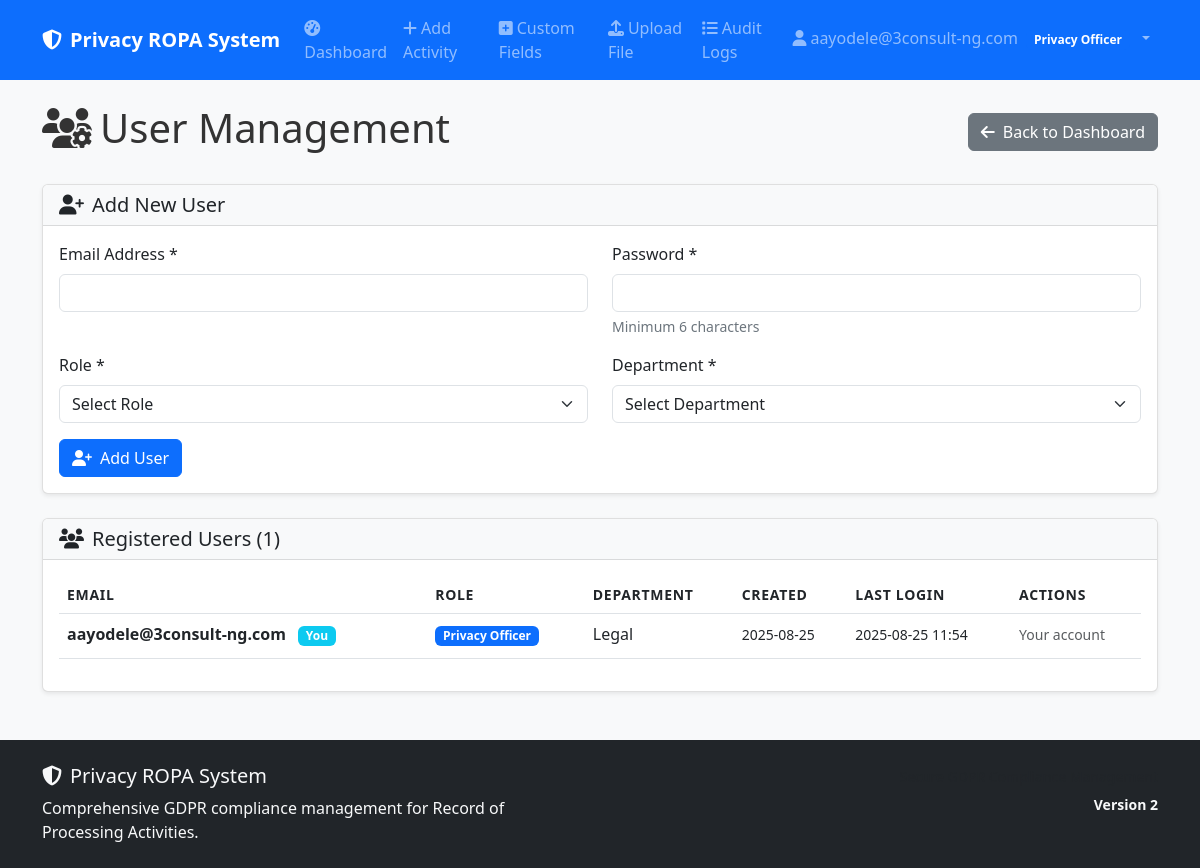
Page /user-management (signed in) on the earlier database version.
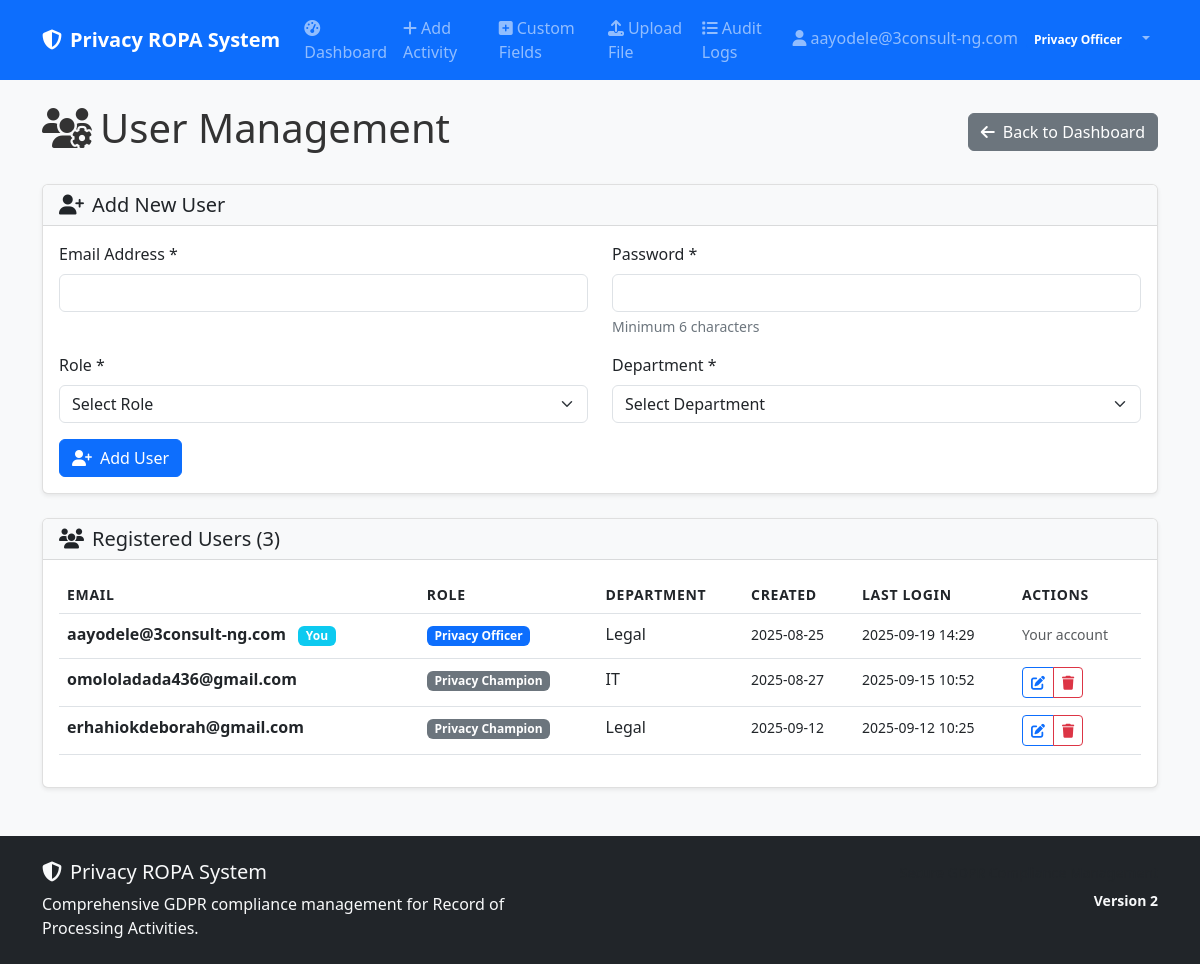
Same page on the later database version.
### models.py (models this page shows)
class User(UserMixin, db.Model):
    __tablename__ = 'users'
    id = db.Column(Integer, primary_key=True)
    email = db.Column(String(120), unique=True, nullable=False)
    password_hash = db.Column(String(256), nullable=False)
    role = db.Column(String(50), nullable=False, default='Privacy Champion')
    department = db.Column(String(100))
    created_at = db.Column(DateTime, default=datetime.utcnow)
    last_login = db.Column(DateTime)
    reset_token = db.Column(String(256), nullable=True)
    reset_token_expires = db.Column(DateTime, nullable=True)
    ropa_records = db.relationship('ROPARecord', foreign_keys='ROPARecord.created_by', backref='creator', lazy=True)

### app.py (the view)
@app.route('/user-management')
@login_required
def user_management():
    if current_user.role != 'Privacy Officer':
        abort(403)
    users = models.User.query.all()
    return render_template('user_management.html', users=users)

### app.py (called while the page is built)
@login_manager.user_loader
def load_user(user_id):
    return models.User.query.get(int(user_id))

### templates/user_management.html (shortened to what this page needs)
{% extends "base.html" %}
{% block content %}
<div class="d-flex justify-content-between align-items-center mb-4">
    <h1><i class="fas fa-users-cog me-2"></i>User Management</h1>
    <a href="{{ url_for('privacy_officer_dashboard') }}" class="btn btn-secondary">
        <i class="fas fa-arrow-left me-2"></i>Back to Dashboard
    </a>
</div>
<div class="card mb-4">
    <div class="card-header">
        <h5 class="mb-0">
            <i class="fas fa-user-plus me-2"></i>Add New User
        </h5>
    </div>
    <div class="card-body">
        <form method="POST" action="{{ url_for('add_user') }}">
            <div class="row">
                <div class="col-md-6 mb-3">
                    <label for="email" class="form-label">Email Address *</label>
                    <input type="email" class="form-control" id="email" name="email" required>
                </div>
                <div class="col-md-6 mb-3">
                    <label for="password" class="form-label">Password *</label>
                    <input type="password" class="form-control" id="password" name="password" required minlength="6">
                    <div class="form-text">Minimum 6 characters</div>
                </div>
            </div>
            <div class="row">
                <div class="col-md-6 mb-3">
                    <label for="role" class="form-label">Role *</label>
                    <select class="form-select" id="role" name="role" required>
                        <option value="">Select Role</option>
                    </select>
                </div>
                <div class="col-md-6 mb-3">
                    <label for="department" class="form-label">Department *</label>
                    <select class="form-select" id="department" name="department" required>
                        <option value="">Select Department</option>
                    </select>
                </div>
            </div>
            <button type="submit" class="btn btn-primary">
                <i class="fas fa-user-plus me-2"></i>Add User
            </button>
        </form>
    </div>
</div>
<div class="card">
    <div class="card-header">
        <h5 class="mb-0">
            <i class="fas fa-users me-2"></i>Registered Users ({{ users|length }})
        </h5>
    </div>
    <div class="card-body">
        {% if users %}
            <div class="table-responsive">
                <table class="table table-hover">
                    <thead>
                        <tr>
                            <th>Email</th>
                            <th>Role</th>
                            <th>Department</th>
                            <th>Created</th>
                            <th>Last Login</th>
                            <th>Actions</th>
                        </tr>
                    </thead>
                    <tbody>
                        {% for user in users %}
                        <tr>
                            <td>
                                <strong>{{ user.email }}</strong>
                                {% if user.id == current_user.id %}
                                    <span class="badge bg-info ms-2">You</span>
                                {% endif %}
                            </td>
                            <td>
                                <span class="badge bg-{% if user.role == 'Privacy Officer' %}primary{% else %}secondary{% endif %}">
                                    {{ user.role }}
                                </span>
                            </td>
                            <td>{{ user.department or 'N/A' }}</td>
                            <td>
                                <small>{{ user.created_at.strftime('%Y-%m-%d') if user.created_at else 'N/A' }}</small>
                            </td>
                            <td>
                                <small>{{ user.last_login.strftime('%Y-%m-%d %H:%M') if user.last_login else 'Never' }}</small>
                            </td>
                            <td>
                                {% if user.id != current_user.id %}
                                <div class="btn-group btn-group-sm" role="group">
                                    <button type="button" class="btn btn-outline-primary"
                                            onclick="editUser({{ user.id }}, '{{ user.email }}', '{{ user.role }}', '{{ user.department }}')">
                                        <i class="fas fa-edit"></i>
                                    </button>
                                    <button type="button" class="btn btn-outline-danger"
                                            onclick="deleteUser({{ user.id }}, '{{ user.email }}')">
                                        <i class="fas fa-trash"></i>
                                    </button>
                                </div>
                                {% else %}
                                <small class="text-muted">Your account</small>
                                {% endif %}
                            </td>
                        </tr>
                        {% endfor %}
                    </tbody>
                </table>
            </div>
        {% else %}
            <div class="text-center py-4">
                <i class="fas fa-users fa-3x text-muted mb-3"></i>
                <h5>No Users Found</h5>
                <p class="text-muted">Add the first user to get started.</p>
            </div>
        {% endif %}
    </div>
</div>
{% endblock %}

### templates/base.html (shortened to what this page needs)
<!DOCTYPE html>
<html lang="en" data-bs-theme="light">
<head>
    <link href="https://cdn.jsdelivr.net/npm/bootstrap@5.3.0/dist/css/bootstrap.min.css" rel="stylesheet">
    <link href="https://cdnjs.cloudflare.com/ajax/libs/font-awesome/6.4.0/css/all.min.css" rel="stylesheet">
    <link href="{{ url_for('static', filename='css/custom.css') }}" rel="stylesheet">
</head>
<body>
    <nav class="navbar navbar-expand-lg navbar-dark bg-primary">
        <div class="container">
            <a class="navbar-brand fw-bold" href="{{ url_for('index') }}">
                <i class="fas fa-shield-alt me-2"></i>Privacy ROPA System
            </a>
            {% if current_user.is_authenticated %}
            <div class="collapse navbar-collapse" id="navbarNav">
                <ul class="navbar-nav me-auto">
                    <li class="nav-item">
                        <a class="nav-link" href="{{ url_for('index') }}">
                            <i class="fas fa-tachometer-alt me-1"></i>Dashboard
                        </a>
                    </li>
                    <li class="nav-item">
                        <a class="nav-link" href="{{ url_for('add_activity') }}">
                            <i class="fas fa-plus me-1"></i>Add Activity
                        </a>
                    </li>
                    <li class="nav-item">
                        <a class="nav-link" href="{{ url_for('custom_tabs') }}">
                            <i class="fas fa-plus-square me-1"></i>Custom Fields
                        </a>
                    </li>
                    {% if current_user.role == 'Privacy Officer' %}
                    <li class="nav-item">
                        <a class="nav-link" href="{{ url_for('upload_file') }}">
                            <i class="fas fa-upload me-1"></i>Upload File
                        </a>
                    </li>
                    <li class="nav-item">
                        <a class="nav-link" href="{{ url_for('audit_logs') }}">
                            <i class="fas fa-list me-1"></i>Audit Logs
                        </a>
                    </li>
                    {% endif %}
                </ul>
                <ul class="navbar-nav">
                    <li class="nav-item dropdown">
                        <a class="nav-link dropdown-toggle" href="#" role="button" data-bs-toggle="dropdown">
                            <i class="fas fa-user me-1"></i>{{ current_user.email }}
                            <span class="badge bg-primary ms-1">{{ current_user.role }}</span>
                        </a>
                    </li>
                </ul>
            </div>
            {% endif %}
        </div>
    </nav>
    <main class="container my-4">
        {% block content %}{% endblock %}
    </main>
    <footer class="bg-dark text-light py-4 mt-5">
        <div class="container">
            <div class="row">
                <div class="col-md-6">
                    <h5><i class="fas fa-shield-alt me-2"></i>Privacy ROPA System</h5>
                    <p class="mb-0">Comprehensive GDPR compliance management for Record of Processing Activities.</p>
                </div>
                <div class="col-md-6 text-md-end">
                    <p class="mb-0">
                        <small class="text-muted">
                        </small>
                    </p>
                    <p class="mb-0 mt-1">
                        <small class="text-light fw-bold">
                            Version 2
                        </small>
                    </p>
                </div>
            </div>
        </div>
    </footer>
</body>
</html>

### static/css/custom.css (style rules this page uses)
body { background-color: #f8f9fa; color: #333; }
.navbar-brand { font-weight: 600; }
.card { box-shadow: 0 0.125rem 0.25rem rgba(0, 0, 0, 0.075); border: 1px solid rgba(0, 0, 0, 0.125); }
.card-header { background-color: var(--bs-gray-100); border-bottom: 1px solid rgba(0, 0, 0, 0.125); }
.badge { margin-right: 0.25rem; margin-bottom: 0.25rem; }
.table-responsive { border-radius: 0.375rem; }
.table th { border-top: none; font-weight: 600; text-transform: uppercase; font-size: 0.875rem; letter-spacing: 0.05em; }
.btn-group .btn { margin-right: 0; }
.form-label { font-weight: 500; margin-bottom: 0.5rem; }
.form-text { font-size: 0.875rem; color: var(--bs-gray-600); }

Differences in the rows shown:
changed User "aayodele@3consult-ng.com": last_login "2025-08-25 11:54" → "2025-09-19 14:29"
added User: email "omololadada436@gmail.com", role "Privacy Champion", department "IT", created_at "2025-08-27", last_login "2025-09-15 10:52"
added User: email "erhahiokdeborah@gmail.com", role "Privacy Champion", department "Legal", created_at "2025-09-12", last_login "2025-09-12 10:25"
Other differences:
{{ users|length }}: "1" → "3"
